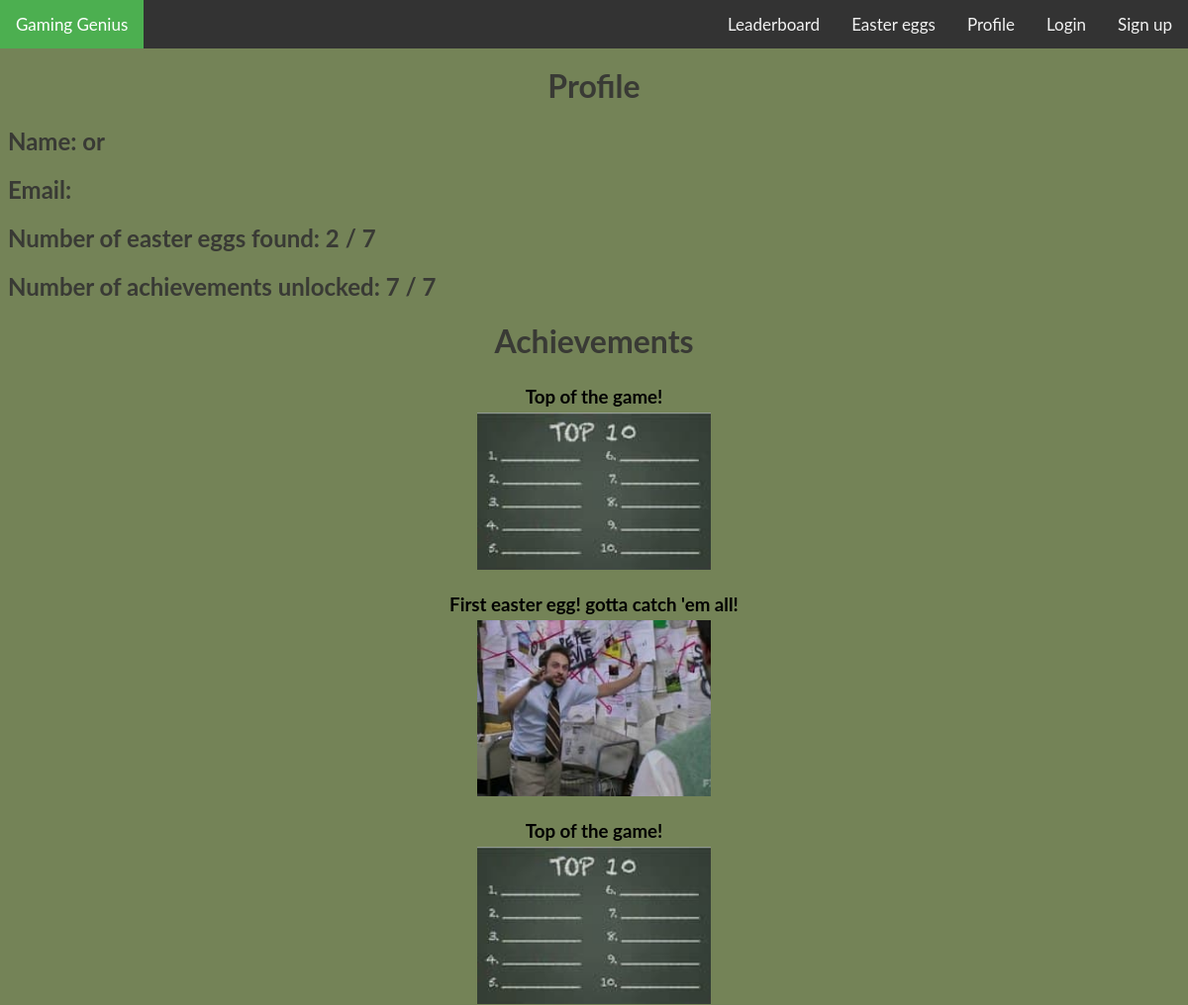
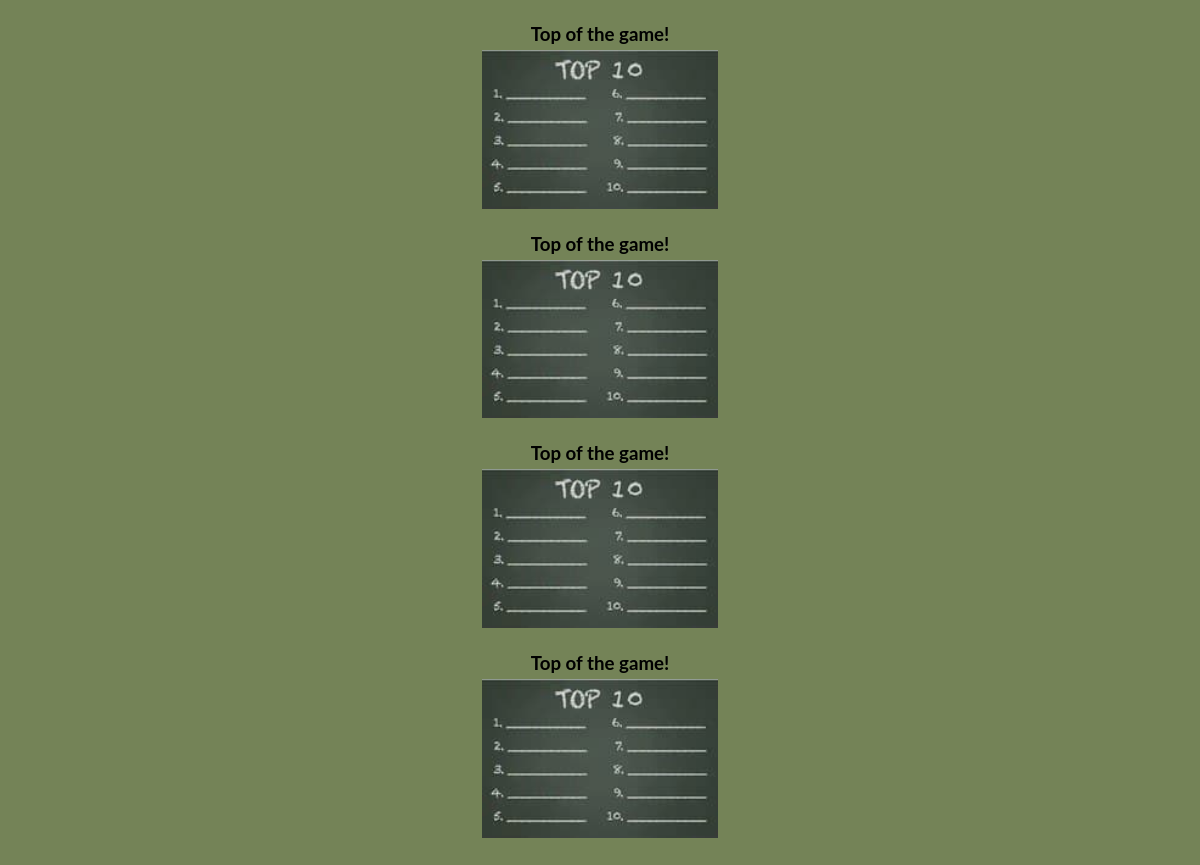
Screenshot of /profile (signed in) with the database file from the repository (2 pictures, top to bottom).
### models.py (models this page shows)
class BaseModel(Model):
    class Meta:
        database = database

class Users(BaseModel):
    email = TextField()
    password = TextField()
    username = TextField()
    class Meta:
        table_name = 'users'

class Achievements(BaseModel):
    achievement_name = TextField()
    uri = TextField()
    class Meta:
        table_name = 'achievements'

### app.py (the view)
@app.route('/profile')
def show_profile():
    user_dict = {}
    user_dict['username'] = '-'
    user_dict['email'] = '-'
    user_dict['num_easter_eggs'] = '-'
    user_dict['num_achievements'] = '-'
    user_dict['Achievements'] = []
    if 'user' in session:
        name = session['user']
        user_id = get_user_id(name)
        user = Users.get_by_id(user_id)
        user_dict = model_to_dict(user)
        user_dict['num_easter_eggs'] = get_num_easter_eggs(user_id)
        user_dict['num_achievements'] = get_num_achievements(user_id)
        user_dict['Achievements'] = get_achievements(user_id)
    return render_template('profile.j2', user_dict=user_dict)

### app.py (called while the page is built)
def get_user_id(name):
    return Users.select(Users.id).where(Users.username == name).get()

def get_num_easter_eggs(user_id):
    return UserEasterEggs.select().where(UserEasterEggs.user_id == user_id).count()

def get_num_achievements(user_id):
    return UserAchievements.select().where(UserAchievements.user_id == user_id).count()

def get_achievements(user_id):
    achievements = []
    results = UserAchievements.select().where(UserAchievements.user_id == user_id)
    lst = [result.achievement_id for result in results]
    for achievement in lst:
        achievement_name = achievement.achievement_name
        uri = achievement.uri
        achievements.append((achievement_name, uri))
    return (achievements)

### templates/profile.j2
{% extends "base.j2" %}
{% block head %}
<link rel="stylesheet" href="../static/profile.css" />
{% endblock %}
{% block content %}
<div class="profile">
    <h1>Profile</h1>
    <h2 id="name">Name: {{user_dict.username}}</h2>
    <h2 id="email">Email: {{user_dict.email}}</h2>
    <h2 id="num_easter_eggs">Number of easter eggs found: {{user_dict.num_easter_eggs}} / 7</h2>
    <h2 id="num_achievements">Number of achievements unlocked: {{user_dict.num_achievements}} / 7</h2>
</div>
<div class="achievements_div">
    <h1>Achievements</h1>
    {% for achievement in user_dict.Achievements %}
    <div class="achievement">
        <h3>{{achievement[0]}}</h3>
        <img class="achievement_images" src="{{ achievement[1] }}" />
        <br>
    </div>
    {% endfor %}
</div>
{% endblock %}

### static/style.css (style rules this page uses)
img { display: block; margin-left: auto; margin-right: auto; width: 50%; height: auto; }
div img.achievement_images { display: block; margin-left: auto; margin-right: auto; width: 20%; height: auto; }
.achievements_div { text-align:center; }
h3 { margin:auto; padding: 5px; }

### static/profile.css (style rules this page uses)
body { font-family: 'Lato', sans-serif; background-color: #748357; }
h1 { text-align: center; color: rgb(57, 58, 53); top: 40%; }
h2 { text-align: left; color: rgb(57, 58, 53); top: 40%; }

### rows the page displays
Users: username "or"
Achievements: achievement_name "Top of the game!", uri (picture)
Achievements: achievement_name "First easter egg! gotta catch 'em all!", uri (picture)

### other values shown
{{ user_dict.num_easter_eggs }} "2"
{{ user_dict.num_achievements }} "7"
